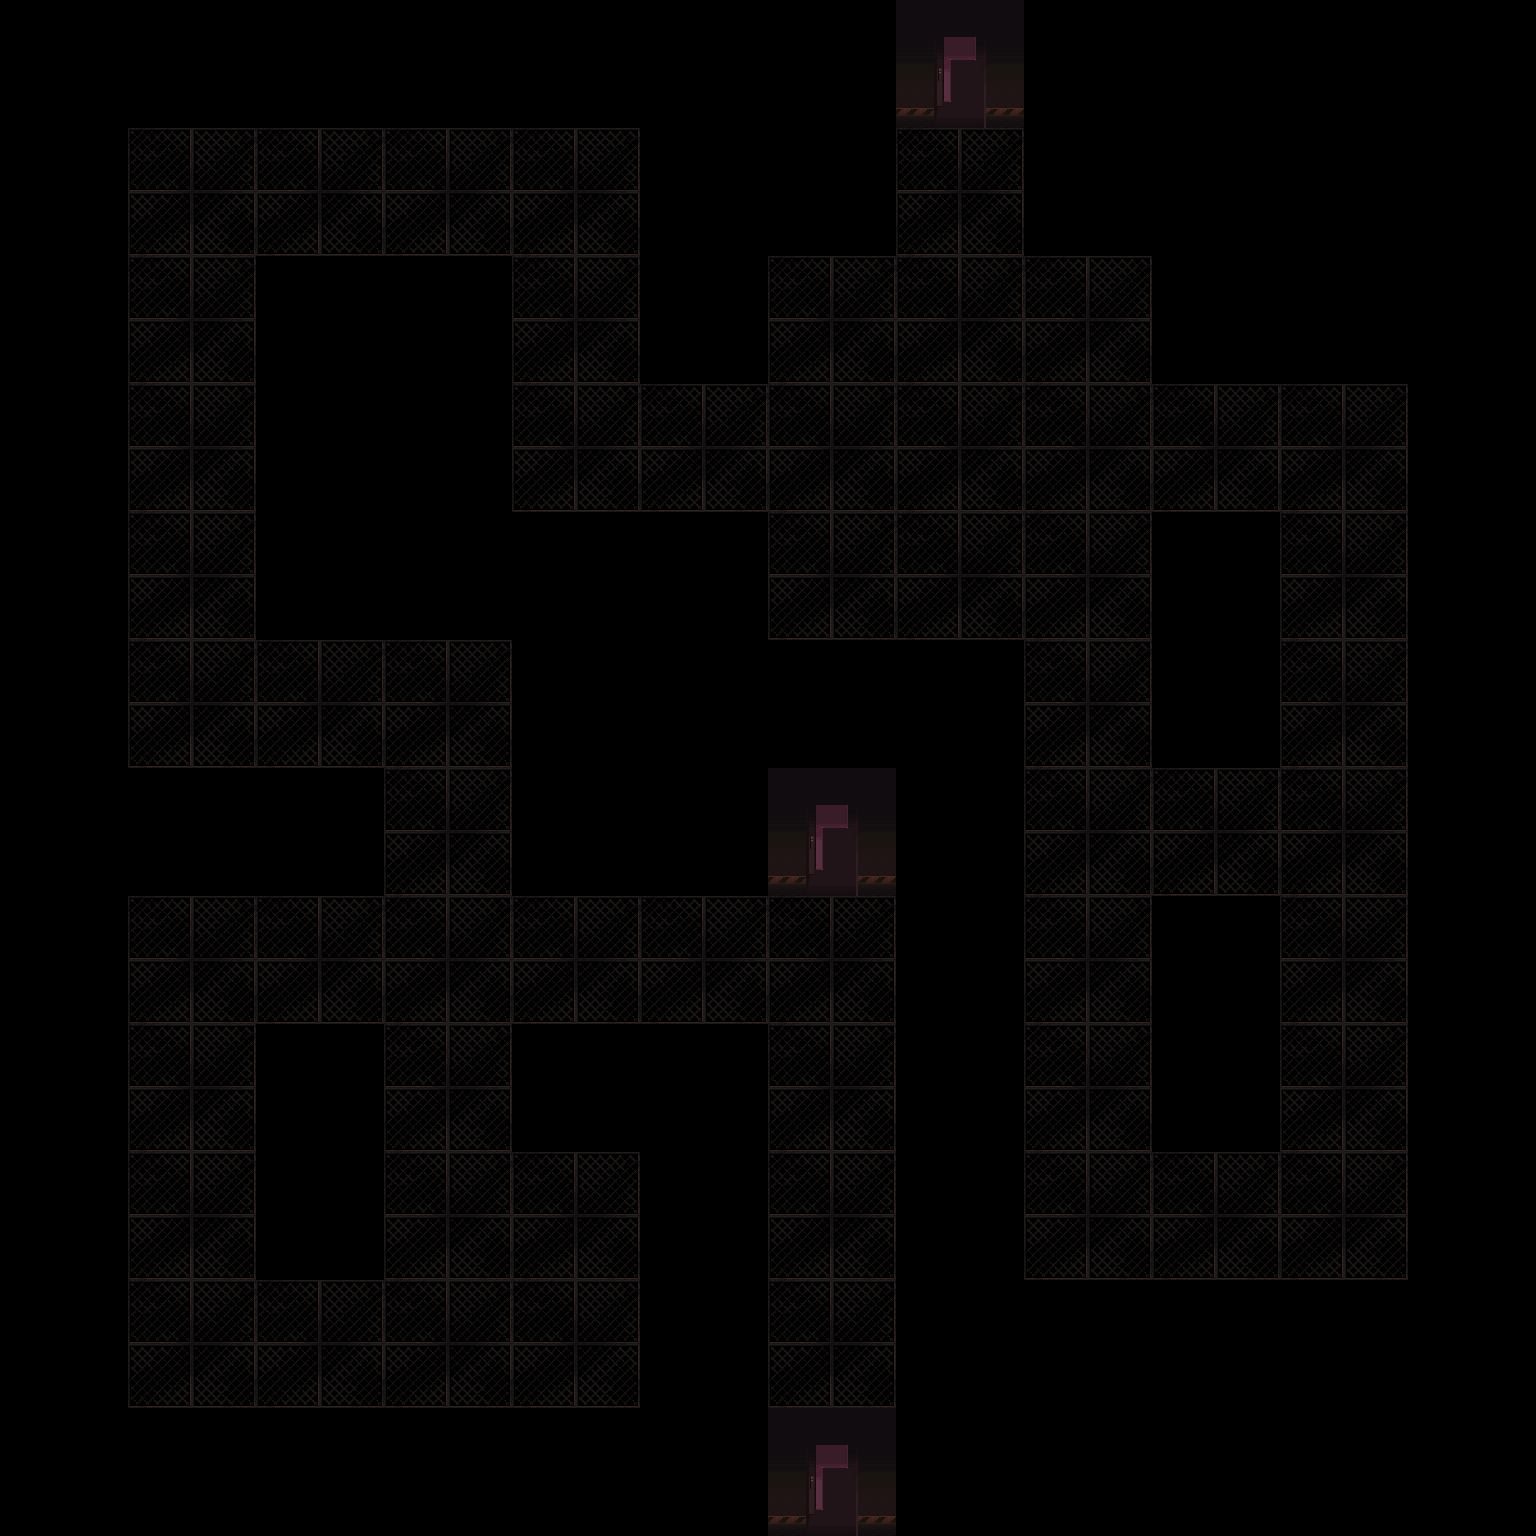

Rendered tile map (Tiled .tmx) drawn with the repository's tilesets; below, a short description and the full map source, tile grids included:
An orthogonal 12x12 tile map with 128x128 px tiles, 2 tile layers (Floor, Walls), 1 hidden layer not drawn and 5 objects (Spawn, ActivateNorth).

<map version="1.5" tiledversion="1.7.2" orientation="orthogonal" renderorder="right-down" width="12" height="12" tilewidth="128" tileheight="128" infinite="0" nextlayerid="8" nextobjectid="12">
 <properties>
  <property name="Name" value="Foundry" />
  <property name="Wall" value="Foundry_W_DarkFlat" />
 </properties>
 <tileset firstgid="1" source="Walls.tsx" />
 <layer id="1" name="Floor" width="12" height="12">
  <data encoding="csv">
0,0,0,0,0,0,0,0,0,0,0,0,
0,35,35,35,35,0,0,35,0,0,0,0,
0,35,0,0,35,0,35,35,35,0,0,0,
0,35,0,0,35,35,35,35,35,35,35,0,
0,35,0,0,0,0,35,35,35,0,35,0,
0,35,35,35,0,0,0,0,35,0,35,0,
0,0,0,35,0,0,0,0,35,35,35,0,
0,35,35,35,35,35,35,0,35,0,35,0,
0,35,0,35,0,0,35,0,35,0,35,0,
0,35,0,35,35,0,35,0,35,35,35,0,
0,35,35,35,35,0,35,0,0,0,0,0,
0,0,0,0,0,0,0,0,0,0,0,0
</data>
 </layer>
 <layer id="3" name="Ceiling" width="12" height="12" visible="0">
  <data encoding="csv">
0,0,0,0,0,0,0,0,0,0,0,0,
0,30,30,30,30,0,0,30,0,0,0,0,
0,30,0,0,30,0,31,30,31,0,0,0,
0,30,0,0,30,30,30,30,30,30,30,0,
0,30,0,0,0,0,31,30,31,0,30,0,
0,30,30,30,0,0,0,0,30,0,30,0,
0,0,0,30,0,0,0,0,30,30,30,0,
0,30,30,30,30,30,31,0,30,0,30,0,
0,30,0,30,0,0,30,0,30,0,30,0,
0,30,0,31,30,0,30,0,30,30,30,0,
0,30,30,30,31,0,30,0,0,0,0,0,
0,0,0,0,0,0,0,0,0,0,0,0
</data>
 </layer>
 <layer id="4" name="Walls" width="12" height="12">
  <data encoding="csv">
0,0,0,0,0,0,0,33,0,0,0,0,
0,0,0,0,0,0,0,0,0,0,0,0,
0,0,0,0,0,0,0,0,0,0,0,0,
0,0,0,0,0,0,0,0,0,0,0,0,
0,0,0,0,0,0,0,0,0,0,0,0,
0,0,0,0,0,0,0,0,0,0,0,0,
0,0,0,0,0,0,33,0,0,0,0,0,
0,0,0,0,0,0,0,0,0,0,0,0,
0,0,0,0,0,0,0,0,0,0,0,0,
0,0,0,0,0,0,0,0,0,0,0,0,
0,0,0,0,0,0,0,0,0,0,0,0,
0,0,0,0,0,0,33,0,0,0,0,0
</data>
 </layer>
 <objectgroup id="2" name="Spawns">
  <object id="4" name="FromSchool" type="Spawn" x="768" y="896" width="128" height="128">
   <properties>
    <property name="Direction" value="North" />
   </properties>
  </object>
 </objectgroup>
 <objectgroup id="6" name="Events">
  <object id="5" name="Door to Office" type="ActivateNorth" x="768" y="768" width="128" height="128">
   <properties>
    <property name="Script" value="ChangeMap School FromFoundry" />
   </properties>
  </object>
 </objectgroup>
 <objectgroup id="5" name="Lighting">
  <object id="8" x="768" y="256" width="384" height="384" />
  <object id="9" x="384" y="1152" width="256" height="256" />
  <object id="11" x="768" y="896" width="128" height="128" />
 </objectgroup>
 <objectgroup id="7" name="Walls" />
</map>
